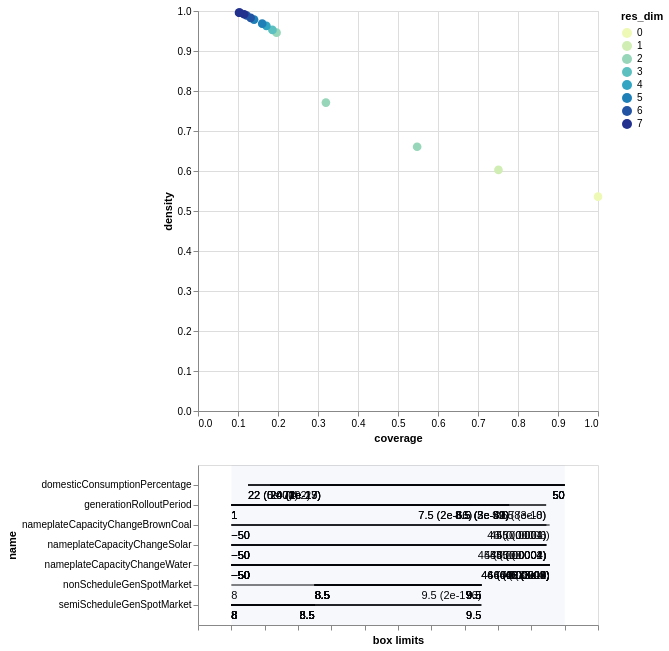

The cell this chart's notebook holds for it:
### Code cell
box1.inspect_tradeoff()

### Figure 1 — Vega-Lite specification as saved in the notebook (floating-point values rounded to 4 significant figures)
{"config": {"view": {"continuousWidth": 400, "continuousHeight": 300}}, "vconcat": [{"data": {"name": "data-71f3816f8059bf86778488bef142f3b2"}, "mark": {"type": "circle", "size": 75}, "encoding": {"color": {"type": "ordinal", "field": "res_dim", "scale": {"range": ["#eff9b6", "#d0edb3", "#97d6b9", "#5dc0c0", "#31a5c2", "#1f80b8", "#2354a3", "#21318d"]}}, "opacity": {"condition": {"value": 1, "selection": "selector008"}, "value": 0.4}, "tooltip": [{"type": "ordinal", "field": "id"}, {"type": "quantitative", "field": "coverage", "format": ".2"}, {"type": "quantitative", "field": "density", "format": ".2"}, {"type": "ordinal", "field": "res_dim"}], "x": {"type": "quantitative", "field": "coverage"}, "y": {"type": "quantitative", "field": "density"}}, "height": 400, "selection": {"selector008": {"type": "single", "fields": ["id"]}}, "width": 400}, {"layer": [{"data": {"name": "data-82d1f77a437884959d63bf761bbbb450"}, "mark": "rule", "encoding": {"x": {"type": "quantitative", "axis": {"grid": false, "labels": false, "title": "box limits"}, "field": "x_lower", "scale": {"domain": [0, 1], "padding": 0.1}}, "x2": {"field": "x_upper"}, "y": {"type": "nominal", "field": "name", "scale": {"padding": 1.0}}}, "transform": [{"calculate": "(datum.x1-datum.minimum)/(datum.maximum-datum.minimum)", "as": "x_lower"}, {"calculate": "(datum.x2-datum.minimum)/(datum.maximum-datum.minimum)", "as": "x_upper"}, {"filter": {"selection": "selector008"}}], "width": 400}, {"data": {"name": "data-82d1f77a437884959d63bf761bbbb450"}, "mark": {"type": "text", "align": "left", "baseline": "top", "dy": 5}, "encoding": {"text": {"type": "ordinal", "field": "text"}, "x": {"type": "quantitative", "axis": {"grid": false, "labels": false, "title": "box limits"}, "field": "x_lower", "scale": {"domain": [0, 1], "padding": 0.1}}, "x2": {"field": "x_upper"}, "y": {"type": "nominal", "field": "name", "scale": {"padding": 1.0}}}, "transform": [{"calculate": "(datum.x1-datum.minimum)/(datum.maximum-datum.minimum)", "as": "x_lower"}, {"calculate": "(datum.x2-datum.minimum)/(datum.maximum-datum.minimum)", "as": "x_upper"}, {"filter": {"selection": "selector008"}}, {"calculate": "datum.qp_lower>0?format(datum.x1, \".2\")+\" (\"+format(datum.qp_lower, \".1~g\")+\")\" :format(datum.x1, \".2\")", "as": "text"}], "width": 400}, {"data": {"name": "data-82d1f77a437884959d63bf761bbbb450"}, "mark": {"type": "text", "align": "right", "baseline": "top", "dy": 5}, "encoding": {"text": {"type": "ordinal", "field": "text"}, "x": {"type": "quantitative", "field": "x_upper"}, "x2": {"field": "x_upper"}, "y": {"type": "nominal", "field": "name", "scale": {"padding": 1.0}}}, "transform": [{"calculate": "(datum.x1-datum.minimum)/(datum.maximum-datum.minimum)", "as": "x_lower"}, {"calculate": "(datum.x2-datum.minimum)/(datum.maximum-datum.minimum)", "as": "x_upper"}, {"filter": {"selection": "selector008"}}, {"calculate": "datum.qp_upper>0?format(datum.x2, \".2\")+\" (\"+format(datum.qp_upper, \".1\")+\")\" :format(datum.x2, \".2\")", "as": "text"}], "width": 400}, {"data": {"name": "data-bb8d07f6df3d47a6a475317795287b23"}, "mark": {"type": "rect", "opacity": 0.05}, "encoding": {"x": {"type": "quantitative", "field": "start"}, "x2": {"field": "end"}}}, {"data": {"name": "data-d751713988987e9331980363e24189ce"}, "mark": "point", "encoding": {"x": {"type": "quantitative", "field": "x"}, "y": {"type": "nominal", "field": "name"}}, "transform": [{"filter": {"selection": "selector008"}}], "width": 400}, {"data": {"name": "data-d751713988987e9331980363e24189ce"}, "mark": {"type": "text", "align": "center", "baseline": "top", "dy": 5}, "encoding": {"text": {"type": "nominal", "field": "item"}, "x": {"type": "quantitative", "field": "x"}, "y": {"type": "nominal", "field": "name"}}, "transform": [{"filter": {"selection": "selector008"}}], "width": 400}]}], "$schema": "https://vega.github.io/schema/vega-lite/v4.0.2.json", "datasets": {"data-71f3816f8059bf86778488bef142f3b2": [{"coverage": 1.0, "density": 0.5359, "id": 0, "mass": 1.0, "mean": 0.5359, "res_dim": 0}, {"coverage": 0.7511, "density": 0.6027, "id": 1, "mass": 0.6679, "mean": 0.6027, "res_dim": 1}, {"coverage": 0.5478, "density": 0.6607, "id": 2, "mass": 0.4443, "mean": 0.6607, "res_dim": 2}, {"coverage": 0.3197, "density": 0.771, "id": 3, "mass": 0.2223, "mean": 0.771, "res_dim": 2}, {"coverage": 0.1964, "density": 0.9459, "id": 4, "mass": 0.1113, "mean": 0.9459, "res_dim": 2}, {"coverage": 0.1861, "density": 0.9528, "id": 5, "mass": 0.1047, "mean": 0.9528, "res_dim": 3}, {"coverage": 0.1709, "density": 0.963, "id": 6, "mass": 0.09513, "mean": 0.963, "res_dim": 4}, {"coverage": 0.1605, "density": 0.9683, "id": 7, "mass": 0.08883, "mean": 0.9683, "res_dim": 5}, {"coverage": 0.1401, "density": 0.9785, "id": 8, "mass": 0.07675, "mean": 0.9785, "res_dim": 5}, {"coverage": 0.1317, "density": 0.9829, "id": 9, "mass": 0.07179, "mean": 0.9829, "res_dim": 6}, {"coverage": 0.1217, "density": 0.9888, "id": 10, "mass": 0.06597, "mean": 0.9888, "res_dim": 6}, {"coverage": 0.1154, "density": 0.9919, "id": 11, "mass": 0.06236, "mean": 0.9919, "res_dim": 7}, {"coverage": 0.1025, "density": 0.9958, "id": 12, "mass": 0.05518, "mean": 0.9958, "res_dim": 7}, {"coverage": 0.1043, "density": 0.9959, "id": 13, "mass": 0.05614, "mean": 0.9959, "res_dim": 7}], "data-82d1f77a437884959d63bf761bbbb450": [{"x1": 8.0, "x2": 9.5, "name": "semiScheduleGenSpotMarket", "id": 1, "minimum": 8.0, "maximum": 10.0, "qp_lower": -1.0, "qp_upper": 0.0}, {"x1": 8.0, "x2": 9.5, "name": "nonScheduleGenSpotMarket", "id": 2, "minimum": 8.0, "maximum": 10.0, "qp_lower": -1.0, "qp_upper": 1.658e-176}, {"x1": 8.0, "x2": 9.5, "name": "semiScheduleGenSpotMarket", "id": 2, "minimum": 8.0, "maximum": 10.0, "qp_lower": -1.0, "qp_upper": 0.0}, {"x1": 8.5, "x2": 9.5, "name": "nonScheduleGenSpotMarket", "id": 3, "minimum": 8.0, "maximum": 10.0, "qp_lower": 0.0, "qp_upper": 0.0}, {"x1": 8.0, "x2": 9.5, "name": "semiScheduleGenSpotMarket", "id": 3, "minimum": 8.0, "maximum": 10.0, "qp_lower": -1.0, "qp_upper": 0.0}, {"x1": 8.5, "x2": 9.5, "name": "nonScheduleGenSpotMarket", "id": 4, "minimum": 8.0, "maximum": 10.0, "qp_lower": 0.0, "qp_upper": 0.0}, {"x1": 8.0, "x2": 8.5, "name": "semiScheduleGenSpotMarket", "id": 4, "minimum": 8.0, "maximum": 10.0, "qp_lower": -1.0, "qp_upper": 0.0}, {"x1": -50.0, "x2": 45.5, "name": "nameplateCapacityChangeWater", "id": 5, "minimum": -50.0, "maximum": 50.0, "qp_lower": -1.0, "qp_upper": 0.0002184}, {"x1": 8.5, "x2": 9.5, "name": "nonScheduleGenSpotMarket", "id": 5, "minimum": 8.0, "maximum": 10.0, "qp_lower": 0.0, "qp_upper": 0.0}, {"x1": 8.0, "x2": 8.5, "name": "semiScheduleGenSpotMarket", "id": 5, "minimum": 8.0, "maximum": 10.0, "qp_lower": -1.0, "qp_upper": 0.0}, {"x1": 1.0, "x2": 9.5, "name": "generationRolloutPeriod", "id": 6, "minimum": 1.0, "maximum": 10.0, "qp_lower": -1.0, "qp_upper": 2.809e-08}, {"x1": -50.0, "x2": 45.5, "name": "nameplateCapacityChangeWater", "id": 6, "minimum": -50.0, "maximum": 50.0, "qp_lower": -1.0, "qp_upper": 8.245e-06}, {"x1": 8.5, "x2": 9.5, "name": "nonScheduleGenSpotMarket", "id": 6, "minimum": 8.0, "maximum": 10.0, "qp_lower": 0.0, "qp_upper": 0.0}, {"x1": 8.0, "x2": 8.5, "name": "semiScheduleGenSpotMarket", "id": 6, "minimum": 8.0, "maximum": 10.0, "qp_lower": -1.0, "qp_upper": 0.0}, {"x1": 21.5, "x2": 50.0, "name": "domesticConsumptionPercentage", "id": 7, "minimum": 20.0, "maximum": 50.0, "qp_lower": 0.001251, "qp_upper": -1.0}, {"x1": 1.0, "x2": 9.5, "name": "generationRolloutPeriod", "id": 7, "minimum": 1.0, "maximum": 10.0, "qp_lower": -1.0, "qp_upper": 7.716e-10}, {"x1": -50.0, "x2": 45.5, "name": "nameplateCapacityChangeWater", "id": 7, "minimum": -50.0, "maximum": 50.0, "qp_lower": -1.0, "qp_upper": 5.91e-05}, {"x1": 8.5, "x2": 9.5, "name": "nonScheduleGenSpotMarket", "id": 7, "minimum": 8.0, "maximum": 10.0, "qp_lower": 0.0, "qp_upper": 0.0}, {"x1": 8.0, "x2": 8.5, "name": "semiScheduleGenSpotMarket", "id": 7, "minimum": 8.0, "maximum": 10.0, "qp_lower": -1.0, "qp_upper": 0.0}, {"x1": 21.5, "x2": 50.0, "name": "domesticConsumptionPercentage", "id": 8, "minimum": 20.0, "maximum": 50.0, "qp_lower": 1.594e-05, "qp_upper": -1.0}, {"x1": 1.0, "x2": 8.5, "name": "generationRolloutPeriod", "id": 8, "minimum": 1.0, "maximum": 10.0, "qp_lower": -1.0, "qp_upper": 2.806e-30}, {"x1": -50.0, "x2": 45.5, "name": "nameplateCapacityChangeWater", "id": 8, "minimum": -50.0, "maximum": 50.0, "qp_lower": -1.0, "qp_upper": 6.717e-05}, {"x1": 8.5, "x2": 9.5, "name": "nonScheduleGenSpotMarket", "id": 8, "minimum": 8.0, "maximum": 10.0, "qp_lower": 0.0, "qp_upper": 0.0}, {"x1": 8.0, "x2": 8.5, "name": "semiScheduleGenSpotMarket", "id": 8, "minimum": 8.0, "maximum": 10.0, "qp_lower": -1.0, "qp_upper": 0.0}, {"x1": 21.5, "x2": 50.0, "name": "domesticConsumptionPercentage", "id": 9, "minimum": 20.0, "maximum": 50.0, "qp_lower": 4.799e-07, "qp_upper": -1.0}, {"x1": 1.0, "x2": 8.5, "name": "generationRolloutPeriod", "id": 9, "minimum": 1.0, "maximum": 10.0, "qp_lower": -1.0, "qp_upper": 1.549e-32}, {"x1": -50.0, "x2": 44.5, "name": "nameplateCapacityChangeSolar", "id": 9, "minimum": -50.0, "maximum": 50.0, "qp_lower": -1.0, "qp_upper": 0.00175}, {"x1": -50.0, "x2": 45.5, "name": "nameplateCapacityChangeWater", "id": 9, "minimum": -50.0, "maximum": 50.0, "qp_lower": -1.0, "qp_upper": 4.203e-06}, {"x1": 8.5, "x2": 9.5, "name": "nonScheduleGenSpotMarket", "id": 9, "minimum": 8.0, "maximum": 10.0, "qp_lower": 0.0, "qp_upper": 0.0}, {"x1": 8.0, "x2": 8.5, "name": "semiScheduleGenSpotMarket", "id": 9, "minimum": 8.0, "maximum": 10.0, "qp_lower": -1.0, "qp_upper": 0.0}, {"x1": 23.5, "x2": 50.0, "name": "domesticConsumptionPercentage", "id": 10, "minimum": 20.0, "maximum": 50.0, "qp_lower": 3.775e-19, "qp_upper": -1.0}, {"x1": 1.0, "x2": 8.5, "name": "generationRolloutPeriod", "id": 10, "minimum": 1.0, "maximum": 10.0, "qp_lower": -1.0, "qp_upper": 5.049e-43}, {"x1": -50.0, "x2": 44.5, "name": "nameplateCapacityChangeSolar", "id": 10, "minimum": -50.0, "maximum": 50.0, "qp_lower": -1.0, "qp_upper": 3.66e-05}, {"x1": -50.0, "x2": 45.5, "name": "nameplateCapacityChangeWater", "id": 10, "minimum": -50.0, "maximum": 50.0, "qp_lower": -1.0, "qp_upper": 9.272e-09}, {"x1": 8.5, "x2": 9.5, "name": "nonScheduleGenSpotMarket", "id": 10, "minimum": 8.0, "maximum": 10.0, "qp_lower": 0.0, "qp_upper": 0.0}, {"x1": 8.0, "x2": 8.5, "name": "semiScheduleGenSpotMarket", "id": 10, "minimum": 8.0, "maximum": 10.0, "qp_lower": -1.0, "qp_upper": 0.0}, {"x1": 23.5, "x2": 50.0, "name": "domesticConsumptionPercentage", "id": 11, "minimum": 20.0, "maximum": 50.0, "qp_lower": 1.099e-23, "qp_upper": -1.0}, {"x1": 1.0, "x2": 8.5, "name": "generationRolloutPeriod", "id": 11, "minimum": 1.0, "maximum": 10.0, "qp_lower": -1.0, "qp_upper": 2.994e-51}, {"x1": -50.0, "x2": 44.5, "name": "nameplateCapacityChangeBrownCoal", "id": 11, "minimum": -50.0, "maximum": 50.0, "qp_lower": -1.0, "qp_upper": 0.004421}, {"x1": -50.0, "x2": 44.5, "name": "nameplateCapacityChangeSolar", "id": 11, "minimum": -50.0, "maximum": 50.0, "qp_lower": -1.0, "qp_upper": 1.271e-06}, {"x1": -50.0, "x2": 45.5, "name": "nameplateCapacityChangeWater", "id": 11, "minimum": -50.0, "maximum": 50.0, "qp_lower": -1.0, "qp_upper": 8.182e-11}, {"x1": 8.5, "x2": 9.5, "name": "nonScheduleGenSpotMarket", "id": 11, "minimum": 8.0, "maximum": 10.0, "qp_lower": 0.0, "qp_upper": 0.0}, {"x1": 8.0, "x2": 8.5, "name": "semiScheduleGenSpotMarket", "id": 11, "minimum": 8.0, "maximum": 10.0, "qp_lower": -1.0, "qp_upper": 0.0}, {"x1": 23.5, "x2": 50.0, "name": "domesticConsumptionPercentage", "id": 12, "minimum": 20.0, "maximum": 50.0, "qp_lower": 2.466e-17, "qp_upper": -1.0}, {"x1": 1.0, "x2": 7.5, "name": "generationRolloutPeriod", "id": 12, "minimum": 1.0, "maximum": 10.0, "qp_lower": -1.0, "qp_upper": 1.811e-66}, {"x1": -50.0, "x2": 44.5, "name": "nameplateCapacityChangeBrownCoal", "id": 12, "minimum": -50.0, "maximum": 50.0, "qp_lower": -1.0, "qp_upper": 9.777e-05}, {"x1": -50.0, "x2": 44.5, "name": "nameplateCapacityChangeSolar", "id": 12, "minimum": -50.0, "maximum": 50.0, "qp_lower": -1.0, "qp_upper": 0.0004187}, {"x1": -50.0, "x2": 45.5, "name": "nameplateCapacityChangeWater", "id": 12, "minimum": -50.0, "maximum": 50.0, "qp_lower": -1.0, "qp_upper": 3.207e-09}, {"x1": 8.5, "x2": 9.5, "name": "nonScheduleGenSpotMarket", "id": 12, "minimum": 8.0, "maximum": 10.0, "qp_lower": 0.0, "qp_upper": 0.0}, {"x1": 8.0, "x2": 8.5, "name": "semiScheduleGenSpotMarket", "id": 12, "minimum": 8.0, "maximum": 10.0, "qp_lower": -1.0, "qp_upper": 0.0}, {"x1": 23.5, "x2": 50.0, "name": "domesticConsumptionPercentage", "id": 13, "minimum": 20.0, "maximum": 50.0, "qp_lower": 2.084e-17, "qp_upper": -1.0}, {"x1": 1.0, "x2": 7.5, "name": "generationRolloutPeriod", "id": 13, "minimum": 1.0, "maximum": 10.0, "qp_lower": -1.0, "qp_upper": 1.865e-66}, {"x1": -50.0, "x2": 45.5, "name": "nameplateCapacityChangeBrownCoal", "id": 13, "minimum": -50.0, "maximum": 50.0, "qp_lower": -1.0, "qp_upper": 6.105e-05}, {"x1": -50.0, "x2": 44.5, "name": "nameplateCapacityChangeSolar", "id": 13, "minimum": -50.0, "maximum": 50.0, "qp_lower": -1.0, "qp_upper": 0.00041}, {"x1": -50.0, "x2": 45.5, "name": "nameplateCapacityChangeWater", "id": 13, "minimum": -50.0, "maximum": 50.0, "qp_lower": -1.0, "qp_upper": 3.062e-09}, {"x1": 8.5, "x2": 9.5, "name": "nonScheduleGenSpotMarket", "id": 13, "minimum": 8.0, "maximum": 10.0, "qp_lower": 0.0, "qp_upper": 0.0}, {"x1": 8.0, "x2": 8.5, "name": "semiScheduleGenSpotMarket", "id": 13, "minimum": 8.0, "maximum": 10.0, "qp_lower": -1.0, "qp_upper": 0.0}], "data-bb8d07f6df3d47a6a475317795287b23": [{"end": 1, "start": 0}], "data-d751713988987e9331980363e24189ce": []}}
